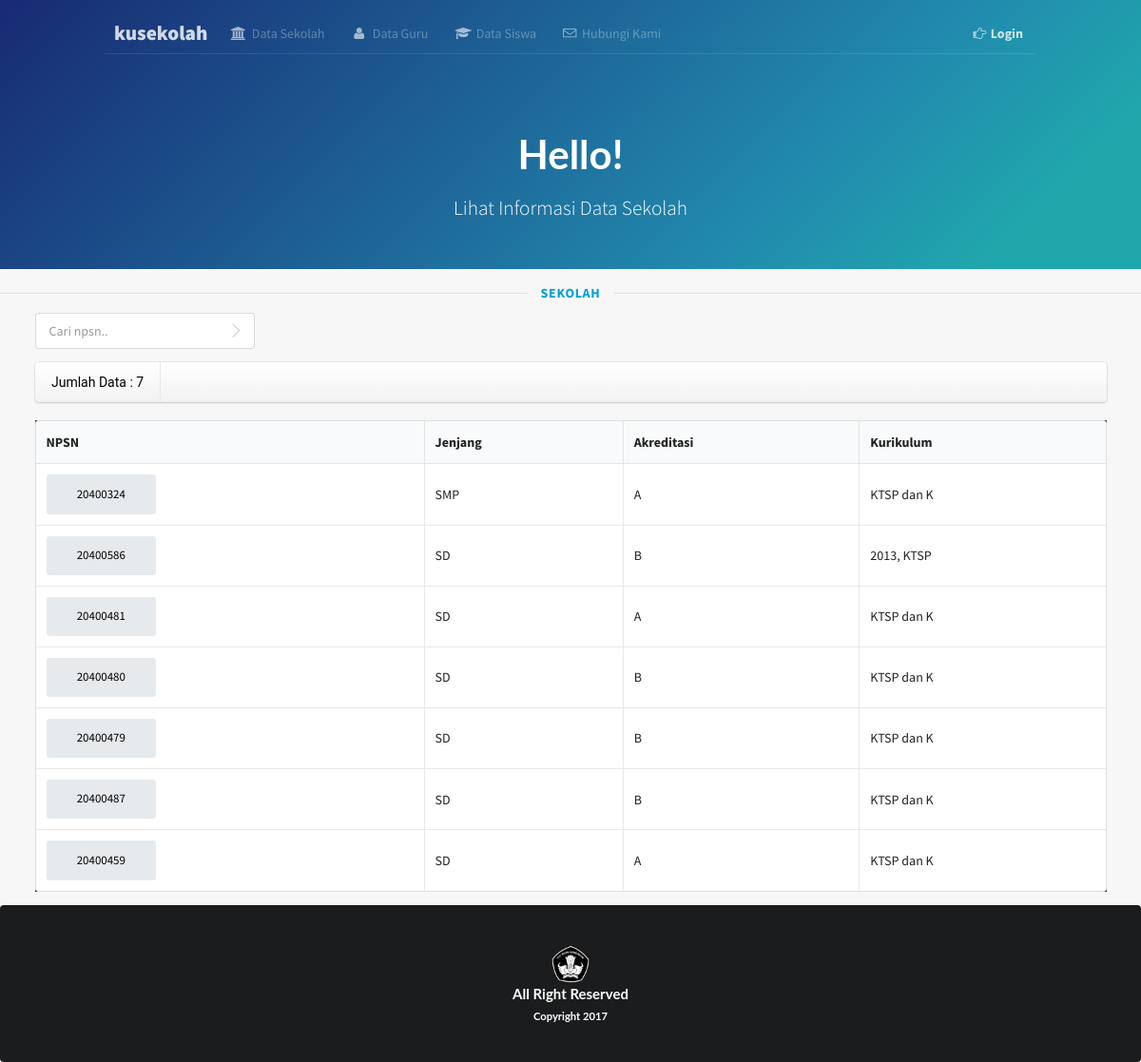
Screenshot of /datasekolah/usersekolahpage.php?kode_kec=3 with the database file from the repository.
### tables this page shows
CREATE TABLE `profil` (
  `jenjang` varchar(30) NOT NULL,
  `nama_sekolah` varchar(75) NOT NULL,
  `npsn` int(10) NOT NULL,
  `sk_pendirian` varchar(20) NOT NULL,
  `tgl_pendirian` date NOT NULL,
  `alamat` varchar(50) NOT NULL,
  `kel` varchar(50) NOT NULL,
  `kec` int(4) NOT NULL,
  `kab` int(4) NOT NULL,
  `telepon` varchar(15) NOT NULL,
  `email` varchar(30) NOT NULL,
  `web` varchar(30) NOT NULL,
  `akreditasi` varchar(10) NOT NULL,
  `sk_akreditasi` varchar(30) NOT NULL,
  `kurikulum` varchar(20) NOT NULL,
  `visi` text NOT NULL,
  `misi` text NOT NULL,
  `tujuan` text NOT NULL,
  `moto` text NOT NULL,
  `koordinat_long` varchar(15) NOT NULL,
  `koordinat_lat` varchar(15) NOT NULL,
  `listrik` varchar(8) NOT NULL,
  `akses_internet` varchar(15) NOT NULL
);

### datasekolah/usersekolahpage.php (the view, shortened to what this page needs)
<?php
    include "../koneksi.php";
    $kunci=$_GET['kode_kec'];
    $query = "SELECT * FROM profil where kec='$kunci'";
    $sql = mysql_query($query, $koneksi);
    $jumlah_baris = mysql_num_rows($sql);
?><!DOCTYPE html>
<html>
<head>
  <link rel="stylesheet" type="text/css" href="../semantic-ui/semantic.css">
  <link rel="stylesheet" type="text/css" href="../homepage.css">
  <link rel="stylesheet" type="text/css" href="../dist/components/container.css">
  <link rel="stylesheet" type="text/css" href="../iconfonts/flaticon.css">
  <link rel="stylesheet" type="text/css" href="../dist/components/icon.css">
  <link rel="stylesheet" type="text/css" href="../dist/components/header.css">
  <link rel="stylesheet" type="text/css" href="../dist/components/table.css">
  </head>
  <body id="home">
  <div class="ui inverted masthead centered segment">
    <div class="ui page grid">
      <div class="column">
        <div class="ui secondary pointing menu">
          <a class="logo item" onclick="window.location.href='../index.php'">
            kusekolah  </a>
          <a class="item" onclick="window.location.href='userpage.php'">
            <i class="university icon" style="color: white"></i> Data Sekolah
          </a>
          <a class="item" onclick="window.location.href='../dataguru/userpage.php'">
            <i class="user icon" style="color: white"></i> Data Guru
          </a>
          <a class="item" onclick="window.location.href='../datasiswa/userpage.php'">
            <i class="student icon" style="color: white"></i> Data Siswa
          </a>
          <a class="item">
            <i class="flaticon-mail" style="color: white"></i> Hubungi Kami
          </a>
          <div class="right menu">
            <a class="ui item" href="../login.html" style="color: white" title="Login Ke Akun Anda">
              <i class="pointing right icon" style="color: white"></i><b>Login</b>
            </a>
          </div>
        </div>
        <div class="ui hidden transition information">
          <h1 class="ui inverted centered header">
                Hello!
          </h1>
            <p class="ui centered lead">Lihat Informasi Data Sekolah</p>
          <br>
        </div>
      </div>
    </div>
  </div>
  <br>
  <div class="ui horizontal divider"><a>SEKOLAH</a></div>
  <div class="ui container">
  <div class="ui icon input">
    <input type="text" id="inputsearch" onkeyup="fungsisearch()" placeholder="Cari npsn.." title="Tulis npsn disini">
    <i class="flaticon-move link icon"></i>
  </div>
    <div class="ui mini horizontal menu">
      <a class="item" style="color: black;font-family: Roboto">
        <?php echo "Jumlah Data : ".$jumlah_baris;?>
      </a>
    </div>
  </div>
  <br>
  <div class="ui container">
    <div class="scrollmenu">
      <table class="ui selectable celled table" id="tabelsekolah">
        <thead>
        <tr>
          <th>NPSN</th>
          <th>Jenjang</th>
          <th>Akreditasi</th>
          <th>Kurikulum</th>
        </tr>
        </thead>
        <tbody>
          <?php while($data = mysql_fetch_object($sql)): ?>
        <tr>
          <td><a class="ui button" style="color: black" href="userprofilpage.php?npsn=<?php echo $data->npsn;?>"><?php echo $data->npsn;?></a></td>
          <td><?php echo $data->jenjang;?></td>
          <td><?php echo $data->akreditasi;?></td>
          <td><?php echo $data->kurikulum;?></td>
        </tr>
          <?php
          endwhile;?>
        </tbody>
      </table>
    </div>
  </div>
  <div class="ui inverted footer segment center">
    <div class="ui container">
      <center><img src="../img/twh.png" style="width: 40px;height: 40px"></center>
    </div>
      <center>
        <h4 class="ui inverted header">All Right Reserved<br><sub>Copyright 2017</sub></h4>
      </center>
  </div>
</body>
</html>

### homepage.css (style rules this page uses)
html { font-size: 14px; }
#home .masthead { background: rgb(24,42,115); background: -moz-linear-gradient(-45deg, rgba(24,42,115,1) 0%, rgba(33,138,174,1) 69%, rgba(32,167,172,1) 89%); background: -webkit-gradient(linear, left top, right bottom, color-stop(0%,rgba(24,42,115,1)), color-stop(69%,rgba(33,138,174,1)), color-stop(89%,rgba(32,167,172,1))); background: -webkit-linear-gradient(-45deg, rgba(24,42,115,1) 0%,rgba(33,138,174,1) 69%,rgba(32,167,172,1) 89%); background: -o-linear-gradient(-45deg, rgba(24,42,115,1) 0%,rgba(33,138,174,1) 69%,rgba(32,167,172,1) 89%); background: -ms-linear-gradient(-45deg, rgba(24,42,115,1) 0%,rgba(33,138,174,1) 69%,rgba(32,167,172,1) 89%); background: linear-gradient(135deg, rgba(24,42,115,1) 0%,rgba(33,138,174,1) 69%,rgba(32,167,172,1) 89%); filter: progid:DXImageTransform.Microsoft.gradient( startColorstr='#182a73', endColorstr='#20a7ac',GradientType=1 ); border-radius: 0; margin: 0em; padding: 1rem 0rem 0; }
#home .masthead .column { position: relative; }
#home .masthead .information { margin: 6em 1em 0 1em; text-align: center; }
#home .masthead .information p { display: block; text-align: center; width: 100%; font-weight: 300; font-size: 20pt; }
#home p.ui.centered.lead { font-weight: 300; font-size: 16pt; padding: 0px 30px; line-height: 1.5; text-align: center; margin-bottom: 0.7em; }
.ui.secondary.pointing.menu { border-bottom: 1px solid rgba(255,255,255, 0.1); }
.ui.menu .logo.item { font-weight: 800;color: #ffffff;font-size: 16pt;padding: 0 10px !important; }
.ui.menu .item { color: rgba(255,255,255,0.4); }
.ui.secondary.pointing.menu > .menu > .item, .ui.secondary.pointing.menu > .item { border-bottom-width: 1px; margin: 0 0 -1px; }
.ui.secondary.pointing.menu .item i { margin-right: 3px; color: rgba(255,255,255,0.6); }
.ui.secondary.pointing.menu > .menu > .item:not(.logo), .ui.secondary.pointing.menu > .item:not(.logo) { padding: 1em 0; margin-left: 1em; margin-right: 1em; }
#home .segment h1 { font-size: 3em; }
#home .footer.segment { background-color: #000000; padding: 3rem 0rem; }

### datasekolah/usersekolahpage.php (style rules this page uses)
div.scrollmenu { background-color: #333; overflow: auto; max-height: 500px; white-space: nowrap; }
div.scrollmenu a { display: inline-block; color: white; text-align: center; padding: 14px; text-decoration: none; }

### rows the page displays
profil: npsn "20400324", jenjang "SMP", akreditasi "A", kurikulum "KTSP dan K"
profil: npsn "20400586", jenjang "SD", akreditasi "B", kurikulum "2013, KTSP"
profil: npsn "20400481", jenjang "SD", akreditasi "A", kurikulum "KTSP dan K"
profil: npsn "20400480", jenjang "SD", akreditasi "B", kurikulum "KTSP dan K"
profil: npsn "20400479", jenjang "SD", akreditasi "B", kurikulum "KTSP dan K"
profil: npsn "20400487", jenjang "SD", akreditasi "B", kurikulum "KTSP dan K"
profil: npsn "20400459", jenjang "SD", akreditasi "A", kurikulum "KTSP dan K"

### other values shown
$jumlah_baris "7"
